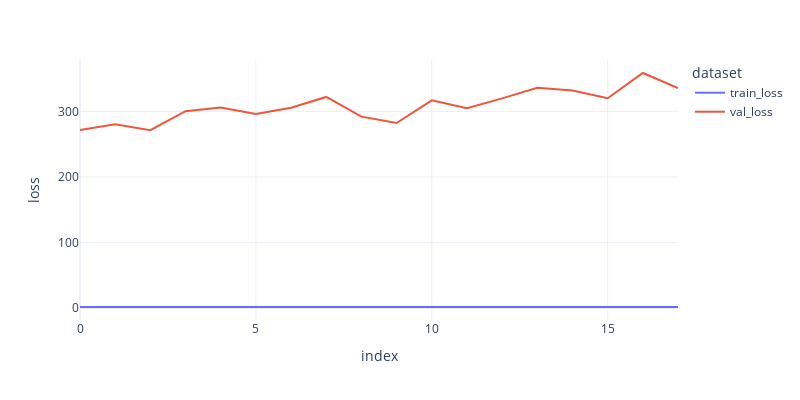

The notebook cell this image was saved under:
### Code cell
logs_df = log.to_pandas().reset_index().melt(
    id_vars="index", value_name="loss", var_name="dataset").reset_index()

fig = px.line(logs_df, y="loss", x="index", color="dataset", width=800, height = 400)
fig.show()

# scoring the model
surv = model.interpolate(10).predict_surv_df(test[0])
ev = EvalSurv(surv, test[1][0], test[1][1], censor_surv='km')
score = ev.concordance_td()
score

### Figure 1 — Plotly figure (JSON) as saved in the notebook; plotly's stock layout.template omitted (floating-point values rounded to 4 significant figures)
{"data": [{"hovertemplate": "dataset=train_loss<br>index=%{x}<br>loss=%{y}<extra></extra>", "legendgroup": "train_loss", "line": {"color": "#636efa", "dash": "solid"}, "mode": "lines", "name": "train_loss", "orientation": "v", "showlegend": true, "type": "scatter", "x": [0, 1, 2, 3, 4, 5, 6, 7, 8, 9, 10, 11, 12, 13, 14, 15, 16, 17], "xaxis": "x", "y": [1.46, 1.458, 1.458, 1.458, 1.454, 1.454, 1.449, 1.449, 1.446, 1.448, 1.446, 1.445, 1.443, 1.442, 1.442, 1.438, 1.434, 1.438], "yaxis": "y"}, {"hovertemplate": "dataset=val_loss<br>index=%{x}<br>loss=%{y}<extra></extra>", "legendgroup": "val_loss", "line": {"color": "#EF553B", "dash": "solid"}, "mode": "lines", "name": "val_loss", "orientation": "v", "showlegend": true, "type": "scatter", "x": [0, 1, 2, 3, 4, 5, 6, 7, 8, 9, 10, 11, 12, 13, 14, 15, 16, 17], "xaxis": "x", "y": [271.5, 280.6, 271.3, 300.4, 305.9, 296.1, 305.5, 322.1, 292.0, 282.4, 317.0, 304.8, 319.9, 336.0, 331.9, 320.1, 358.7, 335.6], "yaxis": "y"}], "layout": {"height": 400, "legend": {"title": {"text": "dataset"}, "tracegroupgap": 0}, "margin": {"t": 60}, "width": 800, "xaxis": {"anchor": "y", "domain": [0, 1], "title": {"text": "index"}}, "yaxis": {"anchor": "x", "domain": [0, 1], "title": {"text": "loss"}}}}
